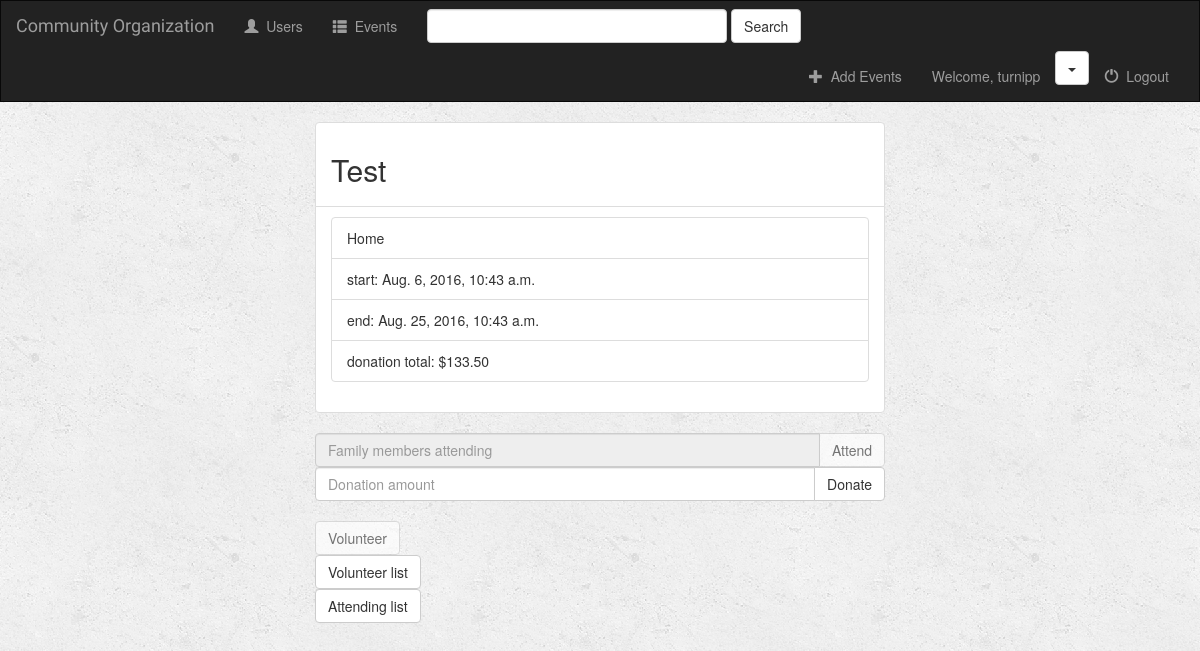
The page /events/1/ (signed in) on the database its author committed.
### events/models.py (models this page shows, shortened)
class Event(models.Model):
    event_name = models.CharField(max_length=100)
    event_location = models.CharField(max_length=500)
    event_cost = models.DecimalField(max_digits=7, decimal_places=2, default=0.0)
    start_date = models.DateTimeField('start date')
    end_date = models.DateTimeField('end date')

### events/views.py (the view)
# urls.py: url(r'^(?P<event_id>[0-9]+)/$', views.event_view, name='event_view'),
def event_view(request, event_id):
    try:
        event = Event.objects.get(id=event_id)
        donation = event_donation_total(event)
        data = UserData.objects.get(user=request.user)
        is_attending = Event.objects.filter(userattending__user=data, id=event_id).exists()
        is_volunteering = Event.objects.filter(userdata__user=request.user).exists()
    except Event.DoesNotExist:
        raise Http404("Event does not exist")
    context = {
        'event': event,
        'donation': donation,
        'user': request.user,
        'is_attending': is_attending,
        'is_volunteering': is_volunteering,
    }
    return render(request, 'events/eventPage.html', context)

### events/utils.py (called while the page is built)
def event_donation_total(event):
	donations = 0
	for event_donation in UserDonation.objects.filter(event=event):
		donations += event_donation.donation
	return donations

### events/templates/events/eventPage.html (shortened to what this page needs)
{% extends 'events/base.html' %}
{% block body %}
    <div class="container-fluid">
        <div class="row">
            <div class="col-md-6 col-md-offset-3">
                <ul class="list-group">
                    <li class="list-group-item"><h2 class="form-signin-heading">{{ event.event_name }}</h2></li>
                    <li class="list-group-item">
                        <ul class="list-group">
                            <li class="list-group-item">{{ event.event_location }}</li>
                            <li class="list-group-item">start: {{ event.start_date }}</li>
                            <li class="list-group-item">end: {{ event.end_date }}</li>
                            <li class="list-group-item">donation total: ${{ donation }}</li>
                        </ul>
                    </li>
                </ul>
            </div>
        </div>
        <div class="row">
            <div class="col-md-6 col-md-offset-3">
                {% if is_attending %}
                    <fieldset disabled>
                {% endif %}
                <form action="{% url 'event_attend_view' event.id %}" method="post" class="form">
                    <div class="input-group">
                        <input type="number" name="amount" class="form-control"
                               placeholder="Family members attending"><br>
                        <span class="input-group-btn">
    					<button type="submit" name="submit" class="btn btn-default">Attend</button>
    				</span>
                    </div>
                </form>
                {% if is_attending %}
                    </fieldset>
                {% endif %}
                <form action="{% url 'event_donate_view' event.id %}" method="post" class="form">
                    <div class="input-group">
                        <input type="number" step="0.01" name="amount" class="form-control"
                               placeholder="Donation amount"><br>
                        <span class="input-group-btn">
					    <button type="submit" name="submit" class="btn btn-default">Donate</button>
				    </span>
                    </div>
                </form>
                {% if is_volunteering %}
                    <fieldset disabled>
                {% endif %}
                <form action="{% url 'event_volunteer_view' event.id %}">
                    <button type="submit" name="submit" class="btn btn-default">Volunteer</button>
                </form>
                {% if is_volunteering %}
                    </fieldset>
                {% endif %}
                <form action="{% url 'event_volunteer_list_view' event.id %}">
                    <button type="submit" name="submit" class="btn btn-default">Volunteer list</button>
                </form>
                <form action="{% url 'event_attendee_list_view' event.id %}">
                    <button type="submit" name="submit" class="btn btn-default">Attending list</button>
                </form>
            </div>
        </div>
    </div>
{% endblock %}

### events/templates/events/base.html (shortened to what this page needs)
{% load notifications_tags %}
<!DOCTYPE html>
<html lang="en">
<head>
    {% load staticfiles %}
    <link rel="stylesheet" href="https://maxcdn.bootstrapcdn.com/bootstrap/3.3.7/css/bootstrap.min.css">
    <link rel="stylesheet" type="text/css" href="{% static 'style.css' %}"/>
    <link rel="stylesheet" type="text/css" href="{% static 'custom_style.css' %}"/>
</head>
<body>
<nav class="navbar navbar-inverse">
    <div class="container-fluid">
        <div class="navbar-header">
            <a class="navbar-brand" href="{% url 'event_list_view' %}">Community Organization</a>
        </div>
        <div class="collapse navbar-collapse" id="topNavBar">
            <ul class="nav navbar-nav">
                <li class="{% block user_active %}{% endblock %}"><a href="{% url 'user_view' %}"><span class="glyphicon glyphicon-user" aria-hidden="true"></span>&nbsp; Users</a></li>
                <li class="{% block event_list %}{% endblock %}"><a href="{% url 'event_list_view' %}"><span class="glyphicon glyphicon-th-list" aria-hidden="true"></span>&nbsp; Events</a></li>
            </ul>
            <form class="navbar-form navbar-left" role="search" method="get" action="{% url 'event_list_view' %}">
                <div class="form-group">
                    <input type="text" class="form-control" name="q" value="{{ request.GET.q }}">
                </div>
                <button type="submit" class="btn btn-default">Search</button>
            </form>
            <ul class="nav navbar-nav navbar-right">
                {% if user.is_superuser %}
                <li>
                    <a href="{% url 'admin:index' %}">
                        <span class="glyphicon glyphicon-plus" aria-hidden="true"></span>&nbsp; Add Events
                    </a>
                </li>
                {% endif %}
                {% if user.is_authenticated %}
                    <li>
                        <a href="#">
                            Welcome, {{ user.username }}
                        </a>
                    </li>
                    <li>
                        <div class="dropdown">
                                <button class="btn btn-default dropdown-toggle" type="button" data-toggle="dropdown">
                                <span class="caret"></span></button>
                        </div>
                    </li>
                    <li>
                        <a href="{% url 'user_logout_view' %}">
                            <span class="glyphicon glyphicon-off" aria-hidden="true"></span>&nbsp; Logout
                        </a>
                    </li>
                {% else %}
                <li class="{% block user_login_active %}{% endblock %}">
                    <a href="{% url 'user_login_view' %}">
                        <span class="glyphicon glyphicon-log-in" aria-hidden="true"></span>&nbsp; User Login
                    </a>
                </li>
                {% endif %}
            </ul>
        </div>
    </div>
</nav>
{% block body %}
{% endblock %}
</body>
</html>

### events/static/style.css (style rules this page uses)
body { background: white url("images/background.png"); }
.navbar { border-radius: 0; }
.navbar-brand { font-family: 'Satisfy', cursive; }

### events/static/custom_style.css (style rules this page uses)
* { margin: 0; padding: 0; }
.form-group > .form-control { width: 25vw; max-width: 480px; }

### rows shown on the page
Event: event_name "Test", event_location "Home", start_date "Aug. 6, 2016, 10:43 a.m.", end_date "Aug. 25, 2016, 10:43 a.m."

### other values the page prints
{{ user.username }} "turnipp"
{{ donation }} "133.50"
